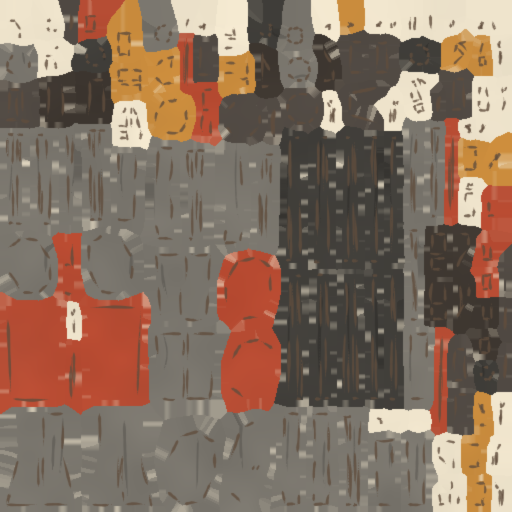
#> input picture assets/levels/hollow_kiln/folk/wenna.png, 512 x 512 px
$ python shrink.py ../../assets/levels/hollow_kiln/folk/wenna.png ../../assets/levels/hollow_kiln/folk/wenna.png 100 5
#> lines starting #> are read from the running program, lines starting #| are printed output that depends on the picture
"""Publish a capture as small evidence: a JPEG no wider than WIDTH px (default 1280).

    python -I tools/qa/shrink.py SRC.png DST.jpg [WIDTH] [QUALITY]

The harness keeps the full-size PNG under .userdata/qa/full/ for image statistics and writes only
this JPEG under docs/ (the docs/qa size budget is about 5 MB).
"""
import os
import sys

from PIL import Image


def main():
    src, dst = sys.argv[1], sys.argv[2]
    width = int(sys.argv[3]) if len(sys.argv) > 3 else 1280
    quality = int(sys.argv[4]) if len(sys.argv) > 4 else 80
    im = Image.open(src).convert("RGB")
#> im is the input picture: PIL image 512x512 RGB; mean R, G, B 135.1, 112.5, 96.2
    if im.width > width:
        im = im.resize((width, round(im.height * width / im.width)), Image.LANCZOS)
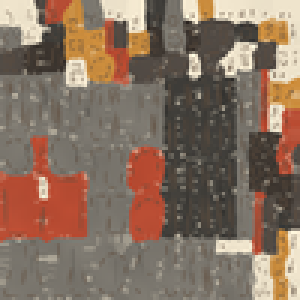
#> im: PIL image 100x100 RGB (shown 3 times larger); mean R, G, B 135.1, 112.5, 96.2
    os.makedirs(os.path.dirname(os.path.abspath(dst)), exist_ok=True)
    im.save(dst, "JPEG", quality=quality, optimize=True, progressive=True)


if __name__ == "__main__":
    main()
